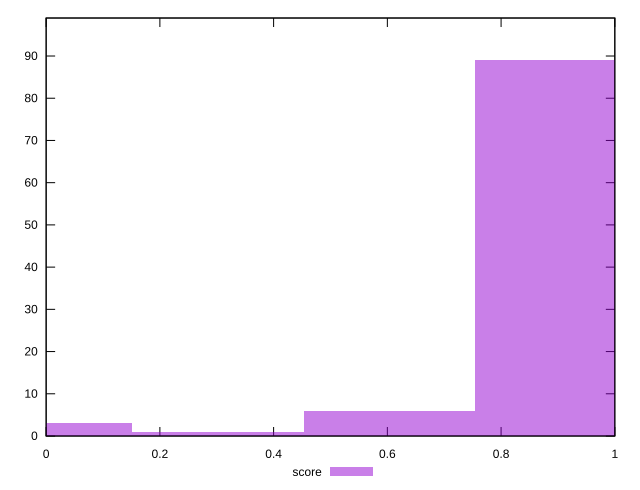

Here is the gnuplot script that generated this plot:
reset

$score <<EOF
0 3
0.6035266253370773 6
0.9052899380056161 89
0.3017633126685387 1
EOF

set key outside below
set boxwidth 0.3017633126685387
set xrange [0:1]
set yrange [0:99]
set trange [0:99]
set style fill transparent solid 0.5 noborder
set terminal svg size 640, 490 enhanced background rgb 'white'
set output "report/report_00029_2021-02-24T13-36-40.390Z/estimated-input-latency/samples/card/score/histogram.svg"

plot $score title "score" with boxes

reset
